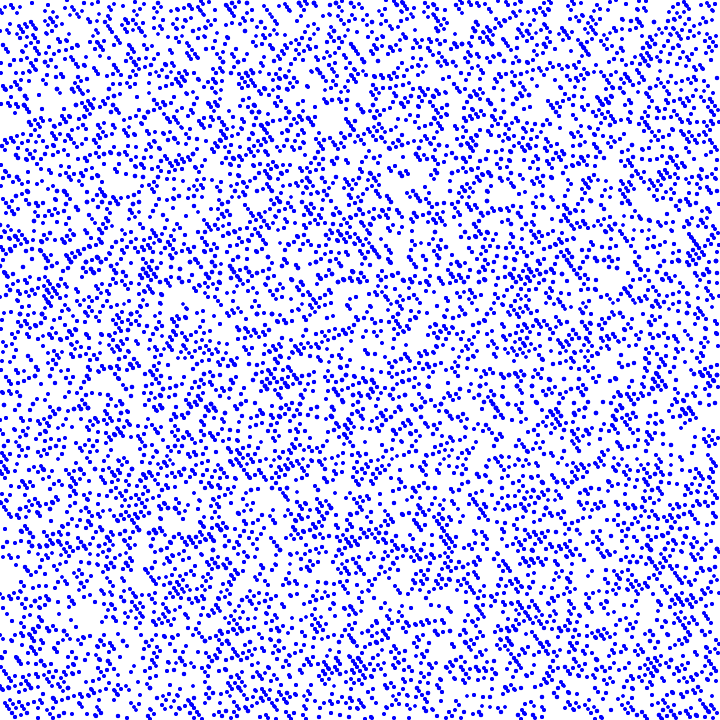
Frame 1 (no input)
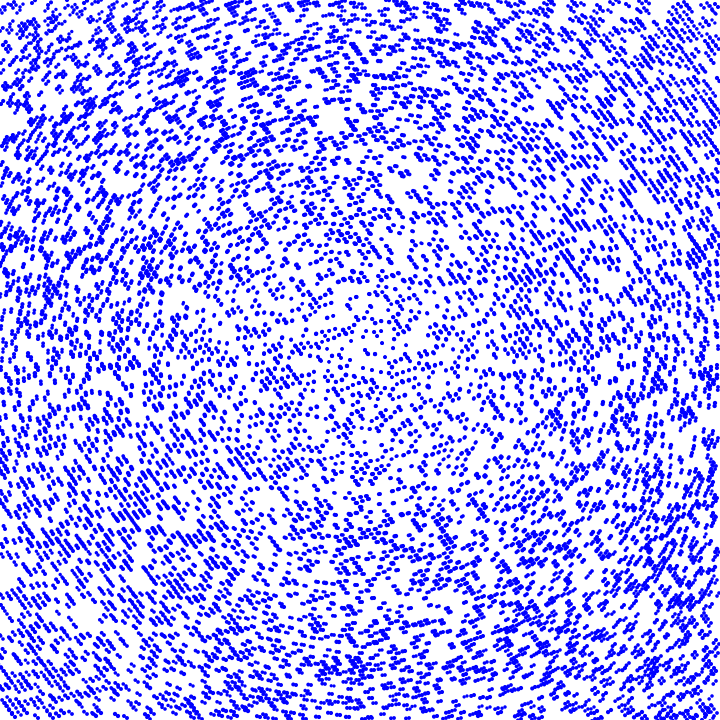
Frame 60 (the mouse pressed at the canvas centre just before this capture)
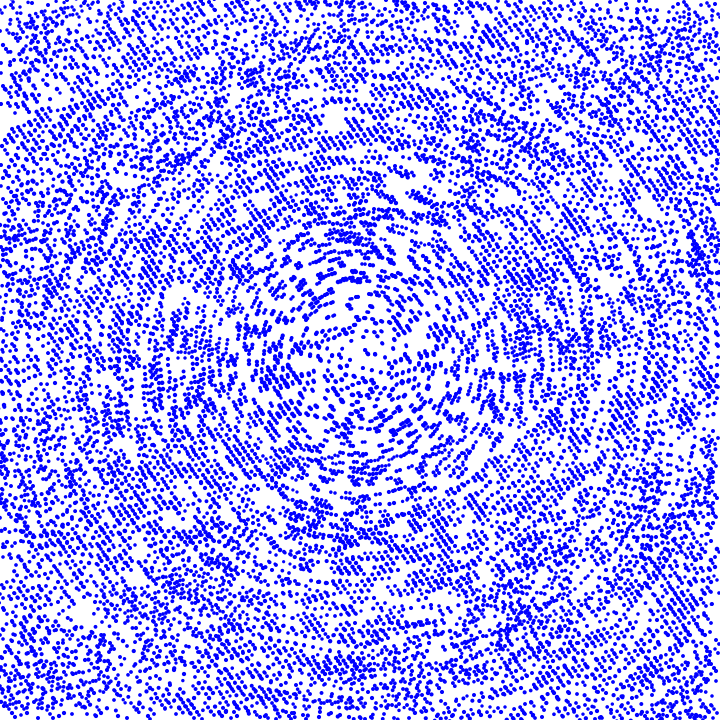
Frame 120 (the mouse held since frame 60 and released just before this capture)

The Processing sketch that drew these frames (run headless with seeded random() and noise(); from frame 60 on, the mouse is pressed at the canvas centre):

// Processing sketch: freakyDotsDraw
// ── freakyDotsDraw.pde
FreakyDots fdots;
MoireDots mdots;
MoireTriangles mtris;

void setup() {
  size(720, 720);
  frameRate(30);
  fdots = new FreakyDots();
  mdots = new MoireDots();
  mtris = new MoireTriangles();
  
}

void draw() {
  background(255);
  fdots.draw();
  //mdots.draw();
  //mtris.draw();
  /*
float noiseVal;
float noiseScale=0.02;
for (int y = 0; y < height; y++) {
    for (int x = 0; x < width/2; x++) {
      noiseDetail(3,0.5);
      
      noiseVal = noise((mouseX+x) * noiseScale, (mouseY+y) * noiseScale);
      stroke(noiseVal*255);
      point(x,y);
      noiseDetail(8,0.65);
      noiseVal = noise((mouseX + x + width/2) * noiseScale, 
                       (mouseY + y) * noiseScale);
      stroke(noiseVal * 255);
      point(x + width/2, y);
    }
  }
  */
}

// ── EmptyTemplate.pde
class NoizeBob {
  float bob, bobInc;
  float factor;
  int nload;
  float falloff;
  NoizeBob() {
    float factor = 30.0;
    float falloff = 0.5;
    float inc = 0.1;
    init(factor, inc, falloff);
  }
  
  NoizeBob(float factor_, float inc_, float falloff_) {
    init(factor_, inc_, falloff_);
  }
  
  void init(float factor_, float inc_, float falloff_) {
    bob = 0.0;
    bobInc = inc_ * random(1);
    factor = factor_;
    nload = 5;
    falloff = falloff_;        
  }

  float getBob() {
   noiseDetail(nload, falloff);
   bob += bobInc;
   float ret = factor * noise(bob);
   return ret;
  }
  
  float getBobTail(int inc_) {
   noiseDetail(nload, falloff);
   return factor * bob + bobInc * inc_;
  }  
}

class NoizeBob_2D {
  float bob1, bob2, bob1Inc, bob2Inc;
  float factor;
  int nload;
  float falloff;
  
  NoizeBob_2D() {
    float factor = 30.0;
    float falloff = 0.5;
    float inc = 0.1;
    init(factor, inc, falloff);
  }
  
  NoizeBob_2D(float factor_, float inc_, float falloff_) {
    init(factor_, inc_, falloff_);
  }
  
  void init(float factor_, float inc_, float falloff_) {
    bob1 = bob2 = 0.0;
    bob1Inc = inc_ * random(1);
    bob2Inc = inc_ * random(1);
    factor = factor_;
    nload = 5;
    falloff = falloff_;        
  }

  float getBob() {
   noiseDetail(nload, falloff);
   bob1 += bob1Inc;
   bob2 += bob2Inc;
   return factor * noise(bob1, bob2);
  }

  float getBobtail(float inc_) {
   noiseDetail(nload, falloff);

   return factor * noise(bob1 + inc_ * bob1Inc, bob2 + inc_ * bob2Inc);
  }
}

class EmptyTemplate {

  // CONSIDER PGRAPHICS
  
  PImage getEmpty() {
    return getEmpty(width, height);
  }

  PImage getEmpty(int win, int hin) {
    PImage img = createImage(win, hin, ARGB);
    img.loadPixels();
    for (int i = 0; i < img.pixels.length; i++) {
      img.pixels[i] = color(5,5,5,0); 
    }
    img.updatePixels();
       
    return img;
  }

  PImage getEmptyGrey() {
    PImage img = createImage(width, height, ALPHA);
    img.loadPixels();
    for (int i = 0; i < img.pixels.length; i++) {
      img.pixels[i] = color(0, 90, 102, i % img.width * 2); 
    }
    img.updatePixels();
       
    return img;
  }}
  
  class NoizeBob_3D {
  
  // xinc, yinc: the size of the waves in x-y plane
  // zinc: the freqency of the oscillations
  float xoff, yoff, zoff;
  float xinc, yinc, zinc;
  float factor;
  int nload;
  float falloff;
  
  NoizeBob_3D() {
    float factor = 30.0;
    float falloff = 0.5;
    float incIn = 0.01;
    float incZin = 0.005;
    init(incIn, incZin, factor, falloff);
  }
  
  NoizeBob_3D(float incIn, float incZin, float factor_, float falloff_) {
    init(incIn, incZin, factor_, falloff_);
  }
  
  void init(float incXYin , float incZin, float factor_, float falloff_) {

    xoff = 0.0 + random(1);
    yoff = 0.0; 
    zoff = 0.0 + random(1);
    xinc = incXYin;
    yinc = incXYin ;
    zinc = 0.01; //incZin;
    
   factor = factor_;
    nload = 4;
    falloff = falloff_;        
  }
  
  void resetYoff() {
   yoff = 0.0; 
  }
  void resetXoff() {
   xoff = 0.0; 
  }
  
  void incX() {
   xoff += xinc;
  }
  void incY() {
   yoff += yinc;
  }
  
  void incZ() {
   zoff += zinc;
  }

  float getBob(float offset) {
   noiseDetail(nload, falloff);
   return factor * noise(offset * xoff,offset * yoff, zoff);
  }
}

// ── FreakyDots.pde
class FreakyDots{
 PImage img0, img1;
 float theta, thetaInc;
 Dot[] dots;
 NoizeBob dBob;
 
 FreakyDots(){
   setup();
   theta = 0.;
   thetaInc = 0.01;
 }
 
 void draw(){
   drawDots();
   rotateDots();
   //image(img0, 0, 0, width, height);
   //rotateImg(img1, 0.1*sin(theta), 0.9 + (0.2/2)*(1+sin(theta)));
   theta += thetaInc;
 }
 
 void rotateImg(PImage img, float theta, float scale) {
   pushMatrix();
   translate(0.5*width, 0.5*height);
   pushMatrix();
   rotate(theta);   
   image(img0, -0.5*width*scale, -0.5*height*scale, width * scale, height * scale);
   popMatrix();
   popMatrix();
 }
 
 void setup() {
   dots = new Dot[width*height];
   float fac = 2.;
   float inc = 0.1;
   float fall = 0.5;
   
   dBob = new NoizeBob(fac, inc, fall);
   
   img0 = (new EmptyTemplate()).getEmpty();
   img0.loadPixels();
   for (int y = 0; y < height; y++) {
     for (int x = 0; x < width; x++) {
       if (hash(x,y) > 0.7) {
         float db =  dBob.getBob();
         Dot d =  new Dot(x,y, 3+ db);
         dots[x + y*width] = d;
         img0.pixels[x + y*width] = color(0);
       }
     }
   }
   img0.updatePixels();
   
   img1 = (new EmptyTemplate()).getEmpty();
   img1.loadPixels();
   img0.pixels = img0.pixels;
   img1.updatePixels();
 }
 
 float hash(float x, float y) {
   QuilezFunctions qf = new QuilezFunctions();
   return qf.hash(x,y);
 }
 
 void drawDots() {
  for (int i=0; i<width*height; i++) {
    fill(0,0,255);
    noStroke();
    Dot d = dots[i];
    if (d != null) {
      circle(d.x, d.y, d.r);
    }
  }
 }

void rotateDots() {
  
  float cx = 0.5*width;
  float cy = 0.5*height;
  for (int i=0; i<width*height; i++) {
    fill(0,0,255);
    noStroke();
    Dot d = dots[i];
    if (d != null) {
      float r = sqrt(pow(d.x - cx,2.) + pow(cy - d.y,2.));
      float toff = 0.05 * (1 + cos(theta + PI));
      if (quadrant(d.x,d.x) == 1) {
        float theta0 = atan((cy-d.y)/(d.x-cx));
        float x = cx + r * cos(theta0 + toff); //
        float y = cy - r *sin(theta0 + toff);
        circle(x, y, d.r);
      }
      if (quadrant(d.x,d.x) == 2) {
        float theta0 = atan((cy-d.y)/(cx-d.x));
        float x = cx - r * cos(theta0 + toff); //+ 0.5 * (1 + cos(theta + PI)
        float y = cy - r *sin(theta0 + toff);
        circle(x, y, d.r);
      }
      if (quadrant(d.x,d.x) == 3) {
        float theta0 = atan((d.y-cy)/(cx-d.x));
        float x = cx - r * cos(theta0 + toff); //+ 0.5 * (1 + cos(theta + PI)
        float y = cy + r *sin(theta0 + toff);
        circle(x, y, d.r);
      }
      if (quadrant(d.x,d.x) == 4) {
        float theta0 = atan((d.y-cy)/(d.x-cx));
        float x = cx + r * cos(theta0 + toff); //+ 0.5 * (1 + cos(theta + PI)
        float y = cy + r *sin(theta0 + toff);
        circle(x, y, d.r);
      }
    }
  }
 }
 
 int quadrant(float x, float y) {
  int ret = 1;
  float cx = 0.5*width;
  float cy = 0.5*height;
  
  if (cx > x && cy > y) {
    ret = 2;
  }
  if (cx > x && cy < y) {
    ret = 3;
  }
  if (cx < x && cy < y) {
    ret = 4;
  }
  return ret;
 }

 class Dot {
  float x,y,r;
  Dot(float x_, float y_, float r_) {
    x = x_;
    y = y_;
    r = r_;
  }
  
 }
}

// ── FreakyPolarDots.pde
class FreakyPolarDots{
 PImage img0, img1;
 float theta, thetaInc;
 float theta0, theta0Inc;
 float cx, cy;
 Dot[] dots;
 NoizeBob dBob;
 color dotColor;
 FreakyPolarDots(){
   setup();
   theta = 0.;
   theta0 = 0.;
   thetaInc = 0.01;
   theta0Inc = 0.006;
   dotColor = color(255,255,255);
   
   cx = 0.5*width;
   cy = 0.5*height;
 }
 
 void draw(){
   pushMatrix();
   //translate(cx,cy);
   //drawDots();
   rotateDots(theta0);
   float toff = 0.05 * (1 + cos(theta + PI));
   rotateDots(theta0+toff);
   theta += thetaInc;      
   if (theta > TWO_PI) {
     theta = 0.;
   }

   theta0 += theta0Inc;
   if (theta0 > TWO_PI) {
     theta0 = 0.;
   }
   
  for (int i=0; i<width*height; i++) {
    Dot d = dots[i];
    if (d != null) {
      d.moveToCenter();
    }
  }
  popMatrix();
 }
 
 void rotateImg(PImage img, float theta, float scale) {
   pushMatrix();
   translate(0.5*width, 0.5*height);
   pushMatrix();
   rotate(theta);   
   image(img0, -0.5*width*scale, -0.5*height*scale, width * scale, height * scale);
   popMatrix();
   popMatrix();
 }
 
 void setup() {
   dots = new Dot[width*height];
   float fac = 9.;
   float inc = 0.07;
   float fall = 0.5;
   
   dBob = new NoizeBob(fac, inc, fall);
   float rMax = sqrt(2.*sq(0.5*width));
   float offset = 0.; //.5 * width;
   for (float t = 0.0; t < TWO_PI; t += 0.01) {
     for (float r = 0.; r < rMax; r += 1.) {
       if (hash(t,r) > 0.9) {
         float x = offset + r * cos(t);
         float y = offset + r * sin(t);
         Dot d =  new Dot(x,y, 1);
         dots[floor(r + t*rMax)] = d;
       }
     }
   }
 }
 
 float hash(float x, float y) {
   QuilezFunctions qf = new QuilezFunctions();
   return qf.hash(x,y);
 }
 
 void drawDots() {
  float db = dBob.getBob();
  
  for (int i=0; i<width*height; i++) {
    db = dBob.getBobTail(i);
    fill(dotColor);
    noStroke();
    Dot d = dots[i];
    if (d != null) {
      float dr = d.r + db;
      circle(d.x, d.y, dr);
    }
  }
 }

void rotateDots(float theta) {
  float db =  dBob.getBob();

  float cx = 0.5*width;
  float cy = 0.5*height;
  float thetaDot = 0.;
  pushMatrix();
  translate(0.5*width, 0.5*height);
  pushMatrix();
  rotate(theta);
  for (int i=0; i<dots.length; i++) {
    db = dBob.getBobTail(i);
    fill(dotColor);
    noStroke();
    Dot d = dots[i];
    if (d != null) {
      circle(d.x, d.y, d.r + db);
    }
  }
  popMatrix();
  popMatrix();
 }
 
 int quadrant(float x, float y) {
  int quadrant = 1;
  float cx = 0.5*width;
  float cy = 0.5*height;
  
  if (cx > x && cy > y) {
    quadrant = 2;
  }
  if (cx > x && cy < y) {
    quadrant = 3;
  }
  if (cx < x && cy < y) {
    quadrant = 4;
  }
  return quadrant;
 }

 class Dot {
  float x,y,r;
  Dot(float x_, float y_, float r_) {
    x = x_;
    y = y_;
    r = r_;
  }
  
  void moveToCenter() {
   //move towards center
   float cx = 0.;//5*width;
   float cy = 0.;//5*height;
   float R = sqrt(sq(x - cx)+sq(y - cy));
   float t = atan((y - cy)/(x- cx));
   float descend = 0.5;
   if (x>0.) {
     x = (R - 0.4)*abs(cos(t));
   } else {
     x = 0.-(R - 0.4)*abs(cos(t));      
   }
   
   if (y>0.) {
     y = (R - descend)*abs(sin(t));
   } else {
     y = 0.-(R - descend)*abs(sin(t));      
   }
   
   if (abs(cx-x) + abs(cy-y) < 0.5) {
     relocate();
   }
  }
  
  void relocate() {
   float r = 0.4*width + random(0.3*width);
   float t = random(TWO_PI);
   x = r * cos(t);
   y = r * sin(t);
  }
  
 }
}

// ── FreakyPolarSpheres.pde
class FreakyPolarSpheres{
 PImage img0, img1;
 float theta, thetaInc;
 float theta0, theta0Inc;
 float cx, cy;
 Dot[] dots;
 NoizeBob dBob;
 color dotColor;
 FreakyPolarSpheres(){
   setup();
   theta = 0.;
   theta0 = 0.;
   thetaInc = 0.01;
   theta0Inc = 0.003;
   dotColor = color(255,255,255);
   
   cx = 0.5*width;
   cy = 0.5*height;
 }
 
 void draw(){
   pushMatrix();
   //translate(cx,cy);
   //drawDots();
   rotateDots(theta0);
   float toff = 0.05 * (1 + cos(theta + PI));
   rotateDots(theta0+toff);
   theta += thetaInc;      
   if (theta > TWO_PI) {
     theta = 0.;
   }

   theta0 += theta0Inc;
   if (theta0 > TWO_PI) {
     theta0 = 0.;
   }
   
  for (int i=0; i<width*height; i++) {
    Dot d = dots[i];
    if (d != null) {
      d.moveToCenter();
    }
  }
  popMatrix();
 }

 
 void setup() {
   dots = new Dot[width*height];
   float fac = 9.;
   float inc = 0.07;
   float fall = 0.5;
   
   dBob = new NoizeBob(fac, inc, fall);
   float rMax = sqrt(2.*sq(0.5*width));
   float offset = 0.; //.5 * width;
   for (float t = 0.0; t < TWO_PI; t += 0.01) {
     for (float r = 0.; r < rMax; r += 1.) {
       if (hash(t,r) > 0.9) {
         float x = offset + r * cos(t);
         float y = offset + r * sin(t);
         Dot d =  new Dot(x,y, 3.);
         dots[floor(r + t*rMax)] = d;
       }
     }
   }
 }
 
 float hash(float x, float y) {
   QuilezFunctions qf = new QuilezFunctions();
   return qf.hash(x,y);
 }
 
 void drawDots() {
  float db = dBob.getBob();
  
  for (int i=0; i<width*height; i++) {
    db = dBob.getBobTail(i);
    fill(dotColor);
    noStroke();
    Dot d = dots[i];
    if (d != null) {
      float dr = d.r + db;
      circle(d.x, d.y, dr);
    }
  }
 }

void rotateDots(float theta) {
  float db =  dBob.getBob();

  float cx = 0.5*width;
  float cy = 0.5*height;
  float thetaDot = 0.;
  pushMatrix();
  translate(0.5*width, 0.5*height);
  pushMatrix();
  rotate(theta);

  float zmin = 100;
  float zmax = 0;

  for (int i=0; i<dots.length; i++) {
    db = dBob.getBobTail(i);
    noStroke();
    Dot d = dots[i];
    if (d != null) {
      //circle(d.x, d.y, d.r + db);
      pushMatrix();
      float zed = 0- sq(1/(d.dc+100)*1000);
      translate(d.x, d.y, zed);
      fill(d.c);
      sphere(d.r+db);
      popMatrix();
    }
  }
  popMatrix();
  popMatrix();
 }
 
 
 int quadrant(float x, float y) {
  int quadrant = 1;
  float cx = 0.5*width;
  float cy = 0.5*height;
  
  if (cx > x && cy > y) {
    quadrant = 2;
  }
  if (cx > x && cy < y) {
    quadrant = 3;
  }
  if (cx < x && cy < y) {
    quadrant = 4;
  }
  return quadrant;
 }

 class Dot {
  float x,y,r0,r;
  float dc;
  color c;

  Dot(float x_, float y_, float r_) {
    x = x_;
    y = y_;
    r0 = r_;
    r = getR();
    dc = sqrt(sq(x) + sq(y));
    c = setColor();
  }
  
 color setColor() {
  colorMode(HSB,100);   
  color c = color(10*(noise(dc)) , 0.7*dc, 100, dc);  
   return c;
 }  
 
  void moveToCenter() {
   //move towards center
   float R = sqrt(sq(x)+sq(y));
   float t = atan((y)/(x));
   float descend = 0.4;
   if (x>0.) {
     x = (R - descend)*abs(cos(t));
   } else {
     x = 0.-(R - descend)*abs(cos(t));      
   }
   
   if (y>0.) {
     y = (R - descend)*abs(sin(t));
   } else {
     y = 0.-(R - descend)*abs(sin(t));      
   }
   setColor();   
   if (abs(x) + abs(y) < 0.5) {
     relocate();
   }
   r = getR();
  }
  
  float getR() {
    return r0 * (1. + dc / (1.3*width));
  }
  void relocate() {
   dc = 0.4*width + random(0.3*width);
   float t = random(TWO_PI);
   x = dc * cos(t);
   y = dc * sin(t);
   
   setColor();
  }
  
 }
}

// ── Moire.pde
class MoireDots{
 PImage img0, img1;
 float theta, thetaInc;
 Dot[] dots;
 NoizeBob dBob;
 
 MoireDots(){
   setup();
   theta = 0.;
   thetaInc = 0.001;
 }
 
 void draw(){
   drawDots();
   rotateDots();
   theta += thetaInc;
 }
 
 void setup() {
   dots = new Dot[width*height];

   int gridInc = 8;
   for (int y = 0; y < height; y+= gridInc) {
     for (int x = 0; x < width; x+= gridInc) {
       if (y % 2 == x % 2) {
         Dot d =  new Dot(x,y, 3);
         dots[x + y*width] = d;
       }
     }
   }
 }
 
 void drawDots() {
  for (int i=0; i<width*height; i++) {
    fill(0,0,255);
    noStroke();
    Dot d = dots[i];
    if (d != null) {
      circle(d.x, d.y, d.r);
    }
  }
 }

void rotateDots() {
  
  float cx = 0.5*width;
  float cy = 0.5*height;
  for (int i=0; i<width*height; i++) {
    fill(0,0,255);
    noStroke();
    Dot d = dots[i];
    if (d != null) {
      float r = sqrt(pow(d.x - cx,2.) + pow(cy - d.y,2.));
      float toff = PI * (1 + cos(theta + PI));
      if (quadrant(d.x,d.y) == 1) {
        float theta0 = atan((cy-d.y)/(d.x-cx));
        float x = cx + r * cos(theta0 + toff); //
        float y = cy - r *sin(theta0 + toff);
        circle(x, y, d.r);
      }
      if (quadrant(d.x,d.y) == 2) {
        float theta0 = atan((cy-d.y)/(cx-d.x));
        float x = cx - r * cos(theta0 + toff); //+ 0.5 * (1 + cos(theta + PI)
        float y = cy - r *sin(theta0 + toff);
        circle(x, y, d.r);
      }
      if (quadrant(d.x,d.y) == 3) {
        float theta0 = atan((d.y-cy)/(cx-d.x));
        float x = cx - r * cos(theta0 + toff); //+ 0.5 * (1 + cos(theta + PI)
        float y = cy + r *sin(theta0 + toff);
        circle(x, y, d.r);
      }
      if (quadrant(d.x,d.y) == 4) {
        float theta0 = atan((d.y-cy)/(d.x-cx));
        float x = cx + r * cos(theta0 + toff); //+ 0.5 * (1 + cos(theta + PI)
        float y = cy + r *sin(theta0 + toff);
        circle(x, y, d.r);
      }
    }
  }
 }
 
 int quadrant(float x, float y) {
  int ret = 1;
  float cx = 0.5*width;
  float cy = 0.5*height;
  
  if (cx > x && cy > y) {
    ret = 2;
  }
  if (cx > x && cy < y) {
    ret = 3;
  }
  if (cx < x && cy < y) {
    ret = 4;
  }
  return ret;
 }

 class Dot {
  float x,y,r;
  Dot(float x_, float y_, float r_) {
    x = x_;
    y = y_;
    r = r_;
  }
  
 }
}

// ── MoireTriangle.pde
class MoireTriangles{
 PImage img0, img1;
 float theta, thetaInc;
 Triangle[] tris;
 NoizeBob dBob;
 
 MoireTriangles(){
   setup();
   theta = 0.;
   thetaInc = 0.001;
 }
 
 void draw(){
   drawtriangles();
   rotateTriangles(theta);
   theta += thetaInc;
 }
 
 void setup() {
   tris = new Triangle[width*height];

   int gridInc = 8;
   for (int y = 0; y < height; y+= gridInc) {
     for (int x = 0; x < width; x+= gridInc) {
       if (y % 2 == x % 2) {
         Triangle d =  new Triangle(x+2,x,x+4,y,y+4,y+4);
         tris[x + y*width] = d;
       }
     }
   }
 }
 
 void drawtriangles() {
  for (int i=0; i<width*height; i++) {
    fill(0,0,255);
    noStroke();
    Triangle d = tris[i];
    if (d != null) {
      triangle(d.x1,d.y1,d.x2,d.y2,d.x3,d.y3);
    }
  }
 }

 void rotateTriangles(float theta) {
  for (int i=0; i<width*height; i++) {
    fill(0,0,255);
    noStroke();
    Triangle d = tris[i];
    if (d != null) {
      triangle(d.x1,d.y1,d.x2,d.y2,d.x3,d.y3);
    }
  }
 }

void rotatePoint(float x, float y, float theta) {
  
  float cx = 0.5*width;
  float cy = 0.5*height;
  for (int i=0; i<width*height; i++) {
    fill(0,0,255);
    noStroke();
    Triangle d = tris[i];
    if (d != null) {
      float r = sqrt(pow(x - cx,2.) + pow(cy - y,2.));
      float toff = PI * (1 + cos(theta + PI));
      if (quadrant(x,x) == 1) {
        float theta0 = atan((cy-y)/(x-cx));
        float x2 = cx + r * cos(theta0 + toff); //
        float y2 = cy - r *sin(theta0 + toff);
        circle(x2, y2, 10);
      }
      if (quadrant(x,x) == 2) {
        float theta0 = atan((cy-y)/(cx-x));
        float x2 = cx - r * cos(theta0 + toff);
        float y2 = cy - r *sin(theta0 + toff);
        circle(x2, y2, 10);
      }
      if (quadrant(x,x) == 3) {
        float theta0 = atan((y-cy)/(cx-x));
        float x2 = cx - r * cos(theta0 + toff);
        float y2 = cy + r *sin(theta0 + toff);
        circle(x2, y2, 10);
      }
      if (quadrant(x,x) == 4) {
        float theta0 = atan((y-cy)/(x-cx));
        float x2 = cx + r * cos(theta0 + toff);
        float y2 = cy + r *sin(theta0 + toff);
        circle(x2, y2, 10);
      }
    }
  }
 }
 
 int quadrant(float x, float y) {
  int ret = 1;
  float cx = 0.5*width;
  float cy = 0.5*height;
  
  if (cx > x && cy > y) {
    ret = 2;
  }
  if (cx > x && cy < y) {
    ret = 3;
  }
  if (cx < x && cy < y) {
    ret = 4;
  }
  return ret;
 }

 class Triangle {
  float x1,x2,x3,y1,y2,y3;
  Triangle(float x1_, float x2_, float x3_, float y1_, float y2_, float y3_) {
    x1 = x1_;
    x2 = x2_;
    x3 = x3_;
    y1 = y1_;
    y2 = y2_;
    y3 = y3_;
  }
  
 }
}

// ── QuilezFunctions.pde
class QuilezFunctions {
  float hash(float x, float y) {
  float ret = sin(x*12.9898 + y*78.233)*43758545.3123;
    return ret - floor(ret);
  }
}
